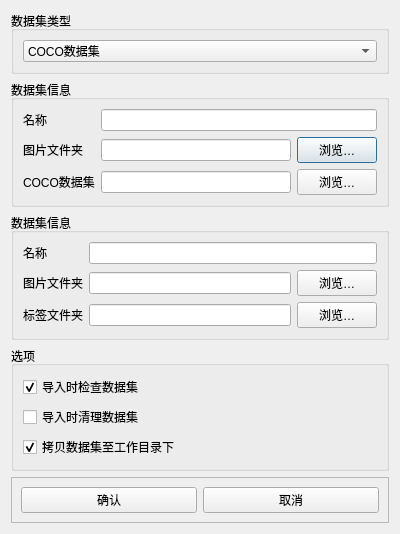
<?xml version="1.0" encoding="UTF-8"?>
<ui version="4.0">
 <class>Dialog</class>
 <widget class="QDialog" name="Dialog">
  <property name="geometry">
   <rect>
    <x>0</x>
    <y>0</y>
    <width>400</width>
    <height>524</height>
   </rect>
  </property>
  <property name="windowTitle">
   <string>添加数据集</string>
  </property>
  <layout class="QVBoxLayout" name="verticalLayout">
   <property name="sizeConstraint">
    <enum>QLayout::SetMinAndMaxSize</enum>
   </property>
   <item>
    <widget class="QGroupBox" name="groupBox">
     <property name="title">
      <string>数据集类型</string>
     </property>
     <layout class="QHBoxLayout" name="horizontalLayout">
      <item>
       <widget class="QComboBox" name="datasetTypeBox">
        <item>
         <property name="text">
          <string>COCO数据集</string>
         </property>
        </item>
        <item>
         <property name="text">
          <string>YOLO数据集</string>
         </property>
        </item>
       </widget>
      </item>
     </layout>
    </widget>
   </item>
   <item>
    <widget class="QGroupBox" name="cocoBox">
     <property name="title">
      <string>数据集信息</string>
     </property>
     <layout class="QGridLayout" name="gridLayout">
      <item row="2" column="1">
       <widget class="QLineEdit" name="cocoLabelEdit"/>
      </item>
      <item row="1" column="1">
       <widget class="QLineEdit" name="cocoImageEdit"/>
      </item>
      <item row="0" column="0">
       <widget class="QLabel" name="label">
        <property name="text">
         <string>名称</string>
        </property>
       </widget>
      </item>
      <item row="1" column="0">
       <widget class="QLabel" name="label_3">
        <property name="text">
         <string>图片文件夹</string>
        </property>
       </widget>
      </item>
      <item row="2" column="0">
       <widget class="QLabel" name="label_2">
        <property name="text">
         <string>COCO数据集</string>
        </property>
       </widget>
      </item>
      <item row="1" column="2">
       <widget class="QPushButton" name="cocoImageButton">
        <property name="text">
         <string>浏览…</string>
        </property>
       </widget>
      </item>
      <item row="2" column="2">
       <widget class="QPushButton" name="cocoLabelButton">
        <property name="text">
         <string>浏览…</string>
        </property>
       </widget>
      </item>
      <item row="0" column="1" colspan="2">
       <widget class="QLineEdit" name="cocoName"/>
      </item>
     </layout>
    </widget>
   </item>
   <item>
    <widget class="QGroupBox" name="yoloBox">
     <property name="title">
      <string>数据集信息</string>
     </property>
     <layout class="QGridLayout" name="gridLayout_2">
      <item row="2" column="1">
       <widget class="QLineEdit" name="yoloLabelEdit"/>
      </item>
      <item row="1" column="1">
       <widget class="QLineEdit" name="yoloImageEdit"/>
      </item>
      <item row="0" column="0">
       <widget class="QLabel" name="label_4">
        <property name="text">
         <string>名称</string>
        </property>
       </widget>
      </item>
      <item row="1" column="0">
       <widget class="QLabel" name="label_5">
        <property name="text">
         <string>图片文件夹</string>
        </property>
       </widget>
      </item>
      <item row="2" column="0">
       <widget class="QLabel" name="label_6">
        <property name="text">
         <string>标签文件夹</string>
        </property>
       </widget>
      </item>
      <item row="1" column="2">
       <widget class="QPushButton" name="yoloImageButton">
        <property name="text">
         <string>浏览…</string>
        </property>
       </widget>
      </item>
      <item row="2" column="2">
       <widget class="QPushButton" name="yoloLabelButton">
        <property name="text">
         <string>浏览…</string>
        </property>
       </widget>
      </item>
      <item row="0" column="1" colspan="2">
       <widget class="QLineEdit" name="yoloName"/>
      </item>
     </layout>
    </widget>
   </item>
   <item>
    <widget class="QGroupBox" name="groupBox_4">
     <property name="title">
      <string>选项</string>
     </property>
     <layout class="QVBoxLayout" name="verticalLayout_2">
      <item>
       <widget class="QCheckBox" name="checkDatasetBox">
        <property name="text">
         <string>导入时检查数据集</string>
        </property>
        <property name="checked">
         <bool>true</bool>
        </property>
       </widget>
      </item>
      <item>
       <widget class="QCheckBox" name="cleanDatasetBox">
        <property name="text">
         <string>导入时清理数据集</string>
        </property>
        <property name="checked">
         <bool>false</bool>
        </property>
       </widget>
      </item>
      <item>
       <widget class="QCheckBox" name="copyDatasetBox">
        <property name="text">
         <string>拷贝数据集至工作目录下</string>
        </property>
        <property name="checked">
         <bool>true</bool>
        </property>
       </widget>
      </item>
     </layout>
    </widget>
   </item>
   <item>
    <widget class="QFrame" name="frame">
     <property name="frameShape">
      <enum>QFrame::StyledPanel</enum>
     </property>
     <property name="frameShadow">
      <enum>QFrame::Raised</enum>
     </property>
     <layout class="QHBoxLayout" name="horizontalLayout_2">
      <item>
       <widget class="QPushButton" name="okButton">
        <property name="text">
         <string>确认</string>
        </property>
       </widget>
      </item>
      <item>
       <widget class="QPushButton" name="cancelButton">
        <property name="text">
         <string>取消</string>
        </property>
       </widget>
      </item>
     </layout>
    </widget>
   </item>
  </layout>
 </widget>
 <tabstops>
  <tabstop>datasetTypeBox</tabstop>
  <tabstop>cocoName</tabstop>
  <tabstop>cocoImageEdit</tabstop>
  <tabstop>cocoImageButton</tabstop>
  <tabstop>cocoLabelEdit</tabstop>
  <tabstop>cocoLabelButton</tabstop>
  <tabstop>yoloName</tabstop>
  <tabstop>yoloImageEdit</tabstop>
  <tabstop>yoloImageButton</tabstop>
  <tabstop>yoloLabelEdit</tabstop>
  <tabstop>yoloLabelButton</tabstop>
  <tabstop>checkDatasetBox</tabstop>
  <tabstop>cleanDatasetBox</tabstop>
  <tabstop>copyDatasetBox</tabstop>
  <tabstop>okButton</tabstop>
  <tabstop>cancelButton</tabstop>
 </tabstops>
 <resources/>
 <connections>
  <connection>
   <sender>cancelButton</sender>
   <signal>clicked()</signal>
   <receiver>Dialog</receiver>
   <slot>reject()</slot>
   <hints>
    <hint type="sourcelabel">
     <x>290</x>
     <y>490</y>
    </hint>
    <hint type="destinationlabel">
     <x>199</x>
     <y>261</y>
    </hint>
   </hints>
  </connection>
 </connections>
</ui>
